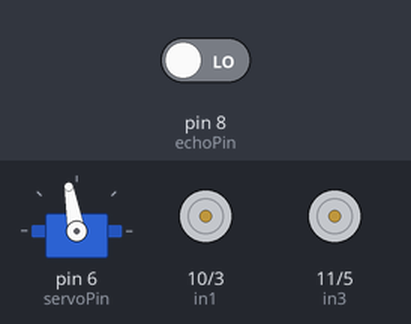
The sketch below on a simulated Arduino Uno, built with avr-gcc and run on an emulated ATmega328P. On the bench: servo, motor-driver pin pairs drawn as motors (green arrow = first pin HIGH = forward, orange = second pin HIGH = backward, longer = more drive). The test bench sets the inputs (shaded band); at power-on: pin 8 (echoPin) LOW.

Above: at 2.15 s.
At 2.8 s:
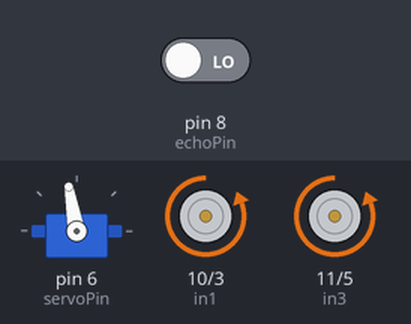
At 3.75 s:
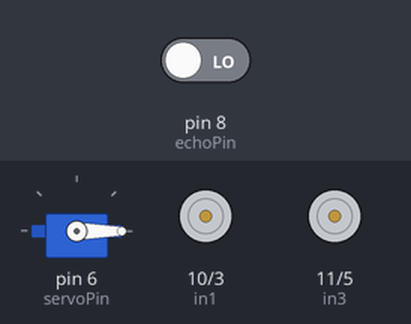
At 4.6 s:
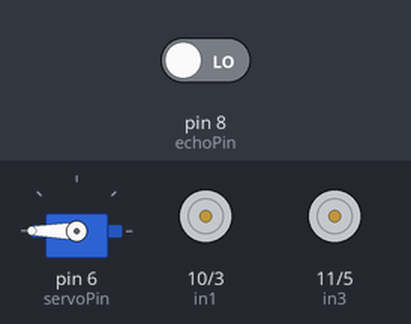
At 5.05 s:
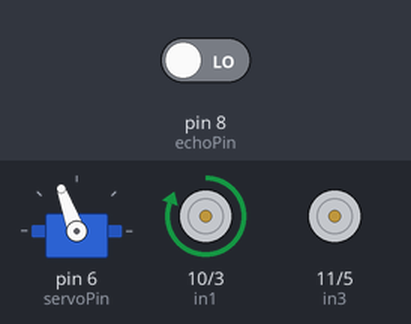
At 5.5 s:
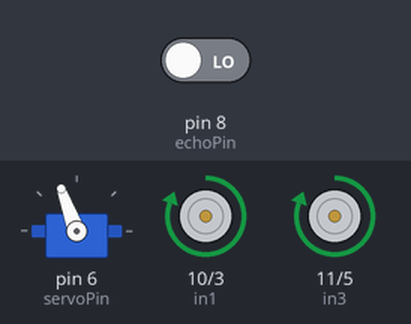
Timing chart, 0 to 9.9 s (numbered marks = the images above):
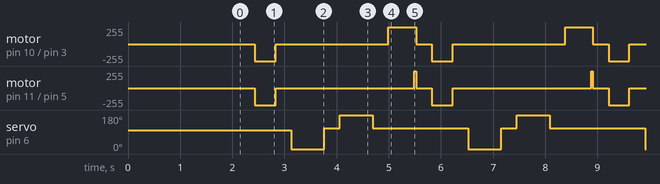

The sketch:

Obs_Avo.ino
```cpp
#include <NewPing.h>  // Ultrasonic sensor function library. Install this library
#include <Servo.h>    // Servo motor library. Standard library

#define trigPin 9
#define echoPin 8
#define in1 10
#define in2 3
#define in3 11
#define in4 5
#define servoPin 6

#define maximum_distance 200
boolean goesForward = false;
int distance = 100;

NewPing sonar(trigPin, echoPin, maximum_distance); // Initialize the ultrasonic sensor
Servo servo_motor;  // Servo motor instance

void setup() {
  pinMode(in1, OUTPUT);
  pinMode(in2, OUTPUT);
  pinMode(in3, OUTPUT);
  pinMode(in4, OUTPUT);

  servo_motor.attach(servoPin); // Attach the servo motor

  servo_motor.write(100);  // Set servo to the neutral position
  delay(2000);  // Initial delay

  distance = measureDistance(); // Measure initial distance
  delay(100);  // Add a short delay
}

long measureDistance() {
  long duration, distance;

  // Send trigger pulse
  digitalWrite(trigPin, LOW);
  delayMicroseconds(2);
  digitalWrite(trigPin, HIGH);
  delayMicroseconds(10);
  digitalWrite(trigPin, LOW);

  // Read echo pulse
  duration = pulseIn(echoPin, HIGH, 30000); // Timeout of 30ms

  // Check for timeout condition
  // if (duration == 0) {
  //   Serial.println("Out of range or no echo received");
  //   return -1;  // Indicates a problem (e.g., out of range)
  // }

  // Calculate the distance in cm
  distance = (duration / 2) / 29.1;

  Serial.print("Distance: ");
  Serial.println(distance);

  return distance;
}

void loop() {
  // delay(50);

  if (distance <= 20) {
    moveStop();
    delay(300);
    moveBackward();
    delay(400);
    moveStop();
    delay(300);
    int distanceRight = lookRight();
    delay(300);
    int distanceLeft = lookLeft();
    delay(300);

    if (distanceRight >= distanceLeft) {
      turnRight();
    } else {
      turnLeft();
    }
    moveForward();
  } else {
    moveForward();
  }

  distance = measureDistance();
}

int lookRight() {
  servo_motor.write(0);  // Look to the right
  delay(500);
  int distance = measureDistance(); // Measure distance
  delay(100);
  servo_motor.write(110);  // Return to neutral position
  return distance;
}

int lookLeft() {
  servo_motor.write(180);  // Look to the left
  delay(500);
  int distance = measureDistance(); // Measure distance
  delay(100);
  servo_motor.write(110);  // Return to neutral position
  return distance;
}

void moveStop() {
  digitalWrite(in1, LOW);
  digitalWrite(in2, LOW);
  digitalWrite(in3, LOW);
  digitalWrite(in4, LOW);
}

void moveForward() {
  // if (!goesForward) {
  //   goesForward = true;
    digitalWrite(in1, HIGH);
    digitalWrite(in2, LOW);
    digitalWrite(in3, HIGH);
    digitalWrite(in4, LOW);
  // }
}

void moveBackward() {
  // goesForward = false;
  digitalWrite(in1, LOW);
  digitalWrite(in2, HIGH);
  digitalWrite(in3, LOW);
  digitalWrite(in4, HIGH);
}

void turnRight() {
  digitalWrite(in1, HIGH);
  digitalWrite(in2, LOW);
  digitalWrite(in3, LOW);
  digitalWrite(in4, LOW);
  delay(500);
  // moveStop();  // Stop after turning
  moveForward();
}

void turnLeft() {
  digitalWrite(in1, LOW);
  digitalWrite(in2, LOW);
  digitalWrite(in3, HIGH);
  digitalWrite(in4, LOW);
  delay(500);
  moveForward();
  // moveStop();  // Stop after turning
}
```

Measured:
- by itself, motor on pin 10 (in1) / pin 3 (in2): repeats every 3.4 s: stopped 2.2 s, forward 255/255 0.53 s, stopped 0.30 s, backward 255/255 0.40 s
- by itself, motor on pin 11 (in3) / pin 5 (in4): repeats every 3.4 s: stopped 2.7 s, forward 255/255 0.03 s, stopped 0.30 s, backward 255/255 0.40 s
- by itself, servo on pin 6 (servoPin): repeats every 3.4 s: 110° 0.30 s, 180° 0.63 s, 110° 1.8 s, 0° 0.63 s
